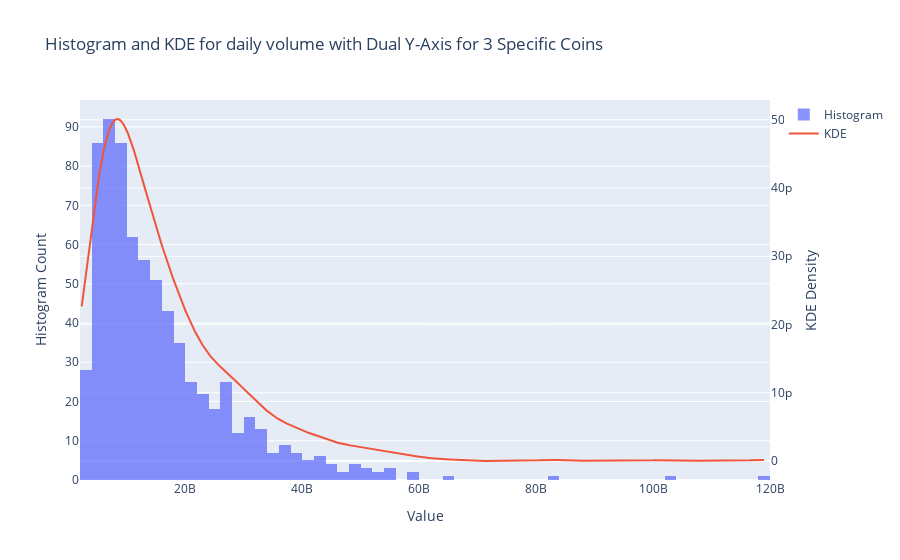

Notebook source saved alongside this figure:
### Markdown cell above
<div id="sec_intro_to_intro" style="direction:ltl;line-height:300%;">
	<font face="XB Zar" size=5>
		<font color='aqua' size=5>
            Now, we will examine the normality of the distributions:
        </font>
	</font>
</div>

### Code cell
btc_eth_usdt = btc_eth_usdt_results["volume"]


hist = go.Histogram(
    x=btc_eth_usdt_results["volume"], opacity=0.75, name="Histogram")


x_vals = np.linspace(
    min(btc_eth_usdt_results["volume"]), max(
        btc_eth_usdt_results["volume"]), 4000
)
kde = gaussian_kde(btc_eth_usdt_results["volume"])
y_vals = kde(x_vals)

kde_trace = go.Scatter(x=x_vals, y=y_vals, mode="lines",
                       name="KDE", yaxis="y2")

layout_dual_y = go.Layout(
    title="Histogram and KDE for daily volume with Dual Y-Axis for 3 Specific Coins",
    xaxis=dict(title="Value"),
    yaxis=dict(title="Histogram Count"),
    yaxis2=dict(title="KDE Density", overlaying="y", side="right"),
    barmode="overlay",
)

fig_dual_y = go.Figure(data=[hist, kde_trace], layout=layout_dual_y)
fig_dual_y.show()

### Figure 1 — Plotly figure (JSON) as saved in the notebook; plotly's stock layout.template omitted (floating-point values rounded to 4 significant figures; data arrays with more than 128 entries replaced by an {"elided": "..."} marker saying what was removed)
{"data": [{"name": "Histogram", "opacity": 0.75, "type": "histogram", "x": {"elided": "728 int values"}}, {"mode": "lines", "name": "KDE", "type": "scatter", "x": {"elided": "4000 float values"}, "y": {"elided": "4000 float values"}, "yaxis": "y2"}], "layout": {"barmode": "overlay", "title": {"text": "Histogram and KDE for daily volume with Dual Y-Axis for 3 Specific Coins"}, "xaxis": {"title": {"text": "Value"}}, "yaxis": {"title": {"text": "Histogram Count"}}, "yaxis2": {"overlaying": "y", "side": "right", "title": {"text": "KDE Density"}}}}
